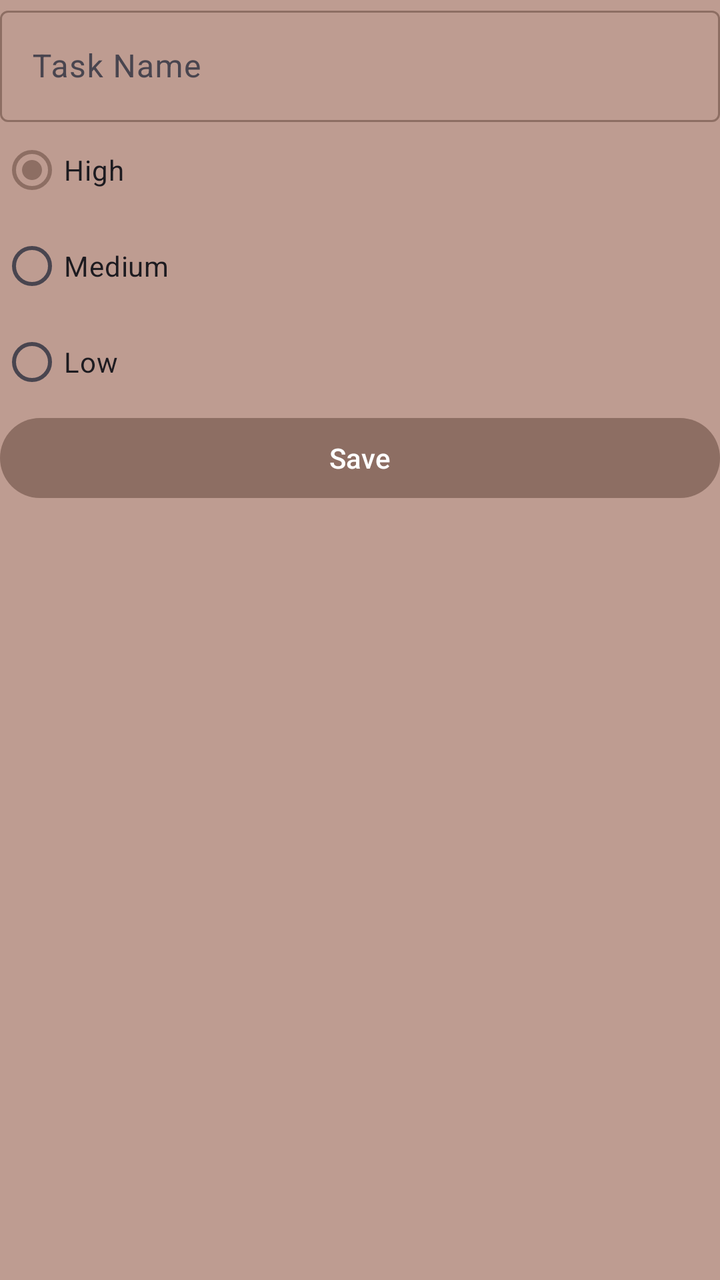
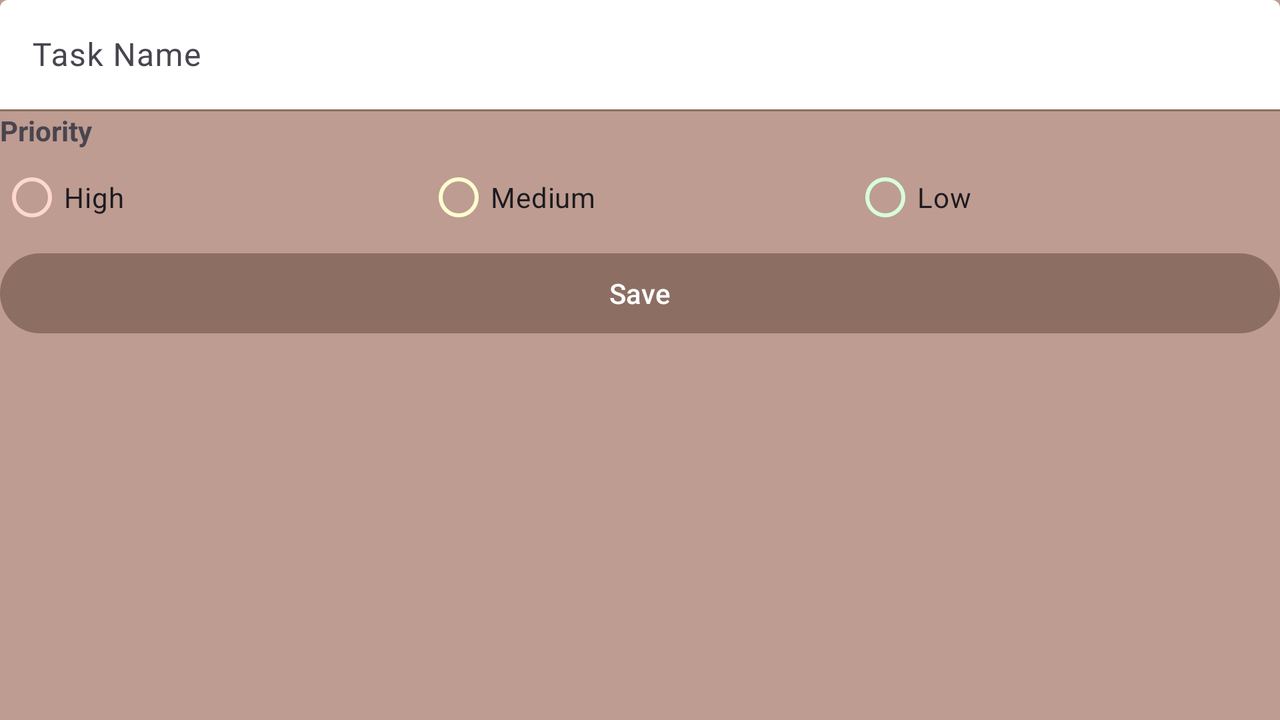

Two renders of one Android screen. The first uses the default layout on a phone; the second uses the alternative layout the repository ships for a different screen configuration, on a matching device. The two XML files are below.
<!-- AndroidManifest.xml: application theme Theme.RememberApp -->
<!-- res/layout/task_list_add_item.xml -->
<?xml version="1.0" encoding="utf-8"?>
<androidx.constraintlayout.widget.ConstraintLayout xmlns:android="http://schemas.android.com/apk/res/android"
    xmlns:app="http://schemas.android.com/apk/res-auto"
    xmlns:tools="http://schemas.android.com/tools"
    android:layout_width="match_parent"
    android:layout_height="match_parent"
    android:layout_margin="@dimen/margin">

    <com.google.android.material.textfield.TextInputLayout
        android:id="@+id/layout_task_name"
        android:layout_width="match_parent"
        android:layout_height="wrap_content"
        android:layout_marginTop="@dimen/margin"
        android:hint="@string/task_name"
        app:layout_constraintEnd_toEndOf="parent"
        app:layout_constraintStart_toStartOf="parent"
        app:layout_constraintTop_toTopOf="parent">

    <com.google.android.material.textfield.TextInputEditText
        android:id="@+id/task_name"
        android:layout_width="match_parent"
        android:layout_height="wrap_content" />
    </com.google.android.material.textfield.TextInputLayout>

    <RadioGroup
        android:id="@+id/radio_group_task_priority"
        android:checkedButton="@+id/radio_priority_high"
        android:layout_width="match_parent"
        android:layout_height="wrap_content"
        android:layout_marginTop="@dimen/margin"
        app:layout_constraintEnd_toEndOf="parent"
        app:layout_constraintStart_toStartOf="parent"
        app:layout_constraintTop_toBottomOf="@+id/layout_task_name">
        <RadioButton
            android:id="@+id/radio_priority_high"
            android:layout_width="match_parent"
            android:layout_height="match_parent"
            android:text="@string/task_priority_high"/>
        <RadioButton
            android:id="@+id/radio_priority_medium"
            android:layout_width="match_parent"
            android:layout_height="match_parent"
            android:text="@string/task_priority_medium"/>
        <RadioButton
            android:id="@+id/radio_priority_low"
            android:layout_width="match_parent"
            android:layout_height="match_parent"
            android:text="@string/task_priority_low"/>
    </RadioGroup>

    <Button
        android:id="@+id/button_save"
        android:layout_width="match_parent"
        android:layout_height="wrap_content"
        android:text="@string/task_save_button"
        android:layout_marginTop="@dimen/margin"
        app:layout_constraintEnd_toEndOf="parent"
        app:layout_constraintStart_toStartOf="parent"
        app:layout_constraintTop_toBottomOf="@+id/radio_group_task_priority"
        />
</androidx.constraintlayout.widget.ConstraintLayout>
<!-- resources referenced by this layout -->
<resources>
  <string name="task_name">Task Name</string>
  <string name="task_priority_high">High</string>
  <string name="task_priority_low">Low</string>
  <string name="task_priority_medium">Medium</string>
  <string name="task_save_button">Save</string>
  <style name="Theme.RememberApp" parent="Theme.Material3.Light">
          
          <item name="colorPrimary">@color/primaryColor</item>
          <item name="colorPrimaryVariant">@color/primaryDarkColor</item>
          <item name="colorOnPrimary">@color/white</item>
          
          <item name="colorSecondary">@color/teal_200</item>
          <item name="colorSecondaryVariant">@color/teal_700</item>
          <item name="colorOnSecondary">@color/black</item>
          
          <item name="android:statusBarColor" tools:targetApi="l">@color/primaryDarkColor</item>
  
          
          <item name="android:colorBackground">@color/primaryLightColor</item>
          <item name="colorOutline">@color/primaryColor</item>
          <item name="actionBarTheme">@style/Theme.RememberApp.ActionBar</item>
      </style>
  <color name="primaryColor">#FF8D6E63</color>
  <color name="primaryDarkColor">#FF5F4339</color>
  <color name="white">#FFFFFFFF</color>
  <color name="teal_200">#FF03DAC5</color>
  <color name="teal_700">#FF018786</color>
  <color name="black">#FF000000</color>
  <color name="primaryLightColor">#FFBE9C91</color>
  <style name="Theme.RememberApp.ActionBar" parent="Theme.Material3.Light">
  
          
          <item name="colorSurface">@color/primaryColor</item>
          <item name="colorOnSurface">@color/primaryTextColor</item>
  
          
          <item name="colorControlNormal">@color/primaryTextColor</item>
      </style>
  <color name="primaryTextColor">#FFFFFFFF</color>
</resources>
<!-- res/layout-land/task_list_add_item.xml (the repository's variant of the layout above) -->
<!-- drawn on the phone turned sideways -->
<?xml version="1.0" encoding="utf-8"?>
<androidx.constraintlayout.widget.ConstraintLayout xmlns:android="http://schemas.android.com/apk/res/android"
    xmlns:app="http://schemas.android.com/apk/res-auto"
    xmlns:tools="http://schemas.android.com/tools"
    android:layout_width="match_parent"
    android:layout_height="match_parent"
    android:contextClickable="true"
    android:focusable="true"
    android:focusableInTouchMode="true"
    android:layout_margin="@dimen/margin">

    
    <requestFocus />

    <com.google.android.material.textfield.TextInputLayout
        style="?attr/textInputFilledStyle"
        android:id="@+id/layout_task_name"
        android:layout_width="match_parent"
        android:layout_height="wrap_content"
        android:layout_marginTop="@dimen/margin"
        android:hint="@string/task_name"
        app:boxBackgroundColor="@color/white"
        app:layout_constraintEnd_toEndOf="parent"
        app:layout_constraintStart_toStartOf="parent"
        app:layout_constraintTop_toTopOf="parent">

        <com.google.android.material.textfield.TextInputEditText
            android:id="@+id/task_name"
            android:layout_width="match_parent"
            android:layout_height="wrap_content" />
    </com.google.android.material.textfield.TextInputLayout>

    <TextView
        android:id="@+id/label_priority_title"
        android:layout_width="match_parent"
        android:layout_height="wrap_content"
        android:layout_marginTop="@dimen/margin"
        android:text="@string/priority"
        android:textStyle="bold"
        app:layout_constraintEnd_toEndOf="parent"
        app:layout_constraintStart_toStartOf="parent"
        app:layout_constraintTop_toBottomOf="@+id/layout_task_name"
        tools:text="Priority" />

    <RadioGroup
        android:id="@+id/radio_group_task_priority"
        android:layout_width="match_parent"
        android:layout_height="wrap_content"
        android:focusable="true"
        android:focusableInTouchMode="true"
        android:orientation="horizontal"
        app:layout_constraintEnd_toEndOf="parent"
        app:layout_constraintStart_toStartOf="parent"
        app:layout_constraintTop_toBottomOf="@+id/label_priority_title">

        <RadioButton
            android:id="@+id/radio_priority_high"
            android:layout_width="match_parent"
            android:layout_height="match_parent"
            android:layout_weight="1"
            android:text="@string/task_priority_high"
            app:buttonTint="@color/priorityHigh" />

        <RadioButton
            android:id="@+id/radio_priority_medium"
            android:layout_width="match_parent"
            android:layout_height="match_parent"
            android:layout_weight="1"
            android:text="@string/task_priority_medium"
            app:buttonTint="@color/priorityMedium" />

        <RadioButton
            android:id="@+id/radio_priority_low"
            android:layout_width="match_parent"
            android:layout_height="match_parent"
            android:layout_weight="1"
            android:text="@string/task_priority_low"
            app:buttonTint="@color/priorityLow" />
    </RadioGroup>

    <Button
        android:id="@+id/button_save"
        android:layout_width="match_parent"
        android:layout_height="wrap_content"
        android:text="@string/task_save_button"
        android:layout_marginTop="@dimen/margin"
        app:layout_constraintEnd_toEndOf="parent"
        app:layout_constraintStart_toStartOf="parent"
        app:layout_constraintTop_toBottomOf="@+id/radio_group_task_priority"
        />
</androidx.constraintlayout.widget.ConstraintLayout>
<!-- resources referenced by the variant -->
<!-- as the phone turned sideways resolves them -->
<resources>
  <color name="priorityHigh">#FFD7CD</color>
  <color name="priorityLow">#FFD7FFD9</color>
  <color name="priorityMedium">#FFFFFFCF</color>
  <color name="white">#FFFFFFFF</color>
  <string name="priority">Priority</string>
  <string name="task_name">Task Name</string>
  <string name="task_priority_high">High</string>
  <string name="task_priority_low">Low</string>
  <string name="task_priority_medium">Medium</string>
  <string name="task_save_button">Save</string>
  <style name="Theme.RememberApp" parent="Theme.Material3.Light">
          
          <item name="colorPrimary">@color/primaryColor</item>
          <item name="colorPrimaryVariant">@color/primaryDarkColor</item>
          <item name="colorOnPrimary">@color/white</item>
          
          <item name="colorSecondary">@color/teal_200</item>
          <item name="colorSecondaryVariant">@color/teal_700</item>
          <item name="colorOnSecondary">@color/black</item>
          
          <item name="android:statusBarColor" tools:targetApi="l">@color/primaryDarkColor</item>
  
          
          <item name="android:colorBackground">@color/primaryLightColor</item>
          <item name="colorOutline">@color/primaryColor</item>
          <item name="actionBarTheme">@style/Theme.RememberApp.ActionBar</item>
      </style>
  <color name="primaryColor">#FF8D6E63</color>
  <color name="primaryDarkColor">#FF5F4339</color>
  <color name="teal_200">#FF03DAC5</color>
  <color name="teal_700">#FF018786</color>
  <color name="black">#FF000000</color>
  <color name="primaryLightColor">#FFBE9C91</color>
  <style name="Theme.RememberApp.ActionBar" parent="Theme.Material3.Light">
  
          
          <item name="colorSurface">@color/primaryColor</item>
          <item name="colorOnSurface">@color/primaryTextColor</item>
  
          
          <item name="colorControlNormal">@color/primaryTextColor</item>
      </style>
  <color name="primaryTextColor">#FFFFFFFF</color>
</resources>
